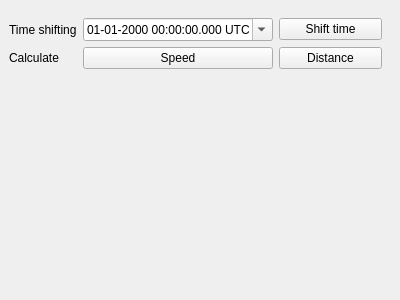
<?xml version="1.0" encoding="UTF-8"?>
<ui version="4.0">
 <class>DockWidget</class>
 <widget class="QDockWidget" name="DockWidget">
  <property name="geometry">
   <rect>
    <x>0</x>
    <y>0</y>
    <width>400</width>
    <height>300</height>
   </rect>
  </property>
  <property name="allowedAreas">
   <set>Qt::LeftDockWidgetArea|Qt::RightDockWidgetArea</set>
  </property>
  <property name="windowTitle">
   <string>Processing</string>
  </property>
  <widget class="QWidget" name="dockWidgetContents">
   <layout class="QVBoxLayout" name="verticalLayout">
    <item>
     <widget class="QScrollArea" name="scrollArea_3">
      <property name="frameShape">
       <enum>QFrame::NoFrame</enum>
      </property>
      <property name="frameShadow">
       <enum>QFrame::Plain</enum>
      </property>
      <property name="lineWidth">
       <number>0</number>
      </property>
      <property name="widgetResizable">
       <bool>true</bool>
      </property>
      <property name="alignment">
       <set>Qt::AlignLeading|Qt::AlignLeft|Qt::AlignTop</set>
      </property>
      <widget class="QWidget" name="scrollAreaWidgetContents_3">
       <property name="geometry">
        <rect>
         <x>0</x>
         <y>0</y>
         <width>382</width>
         <height>258</height>
        </rect>
       </property>
       <layout class="QGridLayout" name="gridLayout_2">
        <property name="leftMargin">
         <number>0</number>
        </property>
        <property name="rightMargin">
         <number>9</number>
        </property>
        <property name="bottomMargin">
         <number>0</number>
        </property>
        <item row="3" column="0">
         <widget class="QLabel" name="label_171">
          <property name="sizePolicy">
           <sizepolicy hsizetype="Fixed" vsizetype="Preferred">
            <horstretch>0</horstretch>
            <verstretch>0</verstretch>
           </sizepolicy>
          </property>
          <property name="text">
           <string>Calculate</string>
          </property>
         </widget>
        </item>
        <item row="3" column="1">
         <widget class="QPushButton" name="buttonCalculateSpeed">
          <property name="text">
           <string>Speed</string>
          </property>
         </widget>
        </item>
        <item row="8" column="0">
         <spacer name="verticalSpacer_3">
          <property name="orientation">
           <enum>Qt::Vertical</enum>
          </property>
          <property name="sizeHint" stdset="0">
           <size>
            <width>20</width>
            <height>40</height>
           </size>
          </property>
         </spacer>
        </item>
        <item row="2" column="1">
         <widget class="QDateTimeEdit" name="startDateTime_2">
          <property name="displayFormat">
           <string>dd-MM-yyyy HH:mm:ss.zzz t</string>
          </property>
          <property name="calendarPopup">
           <bool>true</bool>
          </property>
          <property name="timeSpec">
           <enum>Qt::UTC</enum>
          </property>
         </widget>
        </item>
        <item row="2" column="2">
         <widget class="QPushButton" name="buttonShiftTime">
          <property name="text">
           <string>Shift time</string>
          </property>
         </widget>
        </item>
        <item row="3" column="2">
         <widget class="QPushButton" name="buttonCalculateDistance">
          <property name="text">
           <string>Distance</string>
          </property>
         </widget>
        </item>
        <item row="2" column="0">
         <widget class="QLabel" name="label">
          <property name="text">
           <string>Time shifting</string>
          </property>
         </widget>
        </item>
       </layout>
      </widget>
     </widget>
    </item>
   </layout>
  </widget>
 </widget>
 <resources/>
 <connections/>
</ui>
